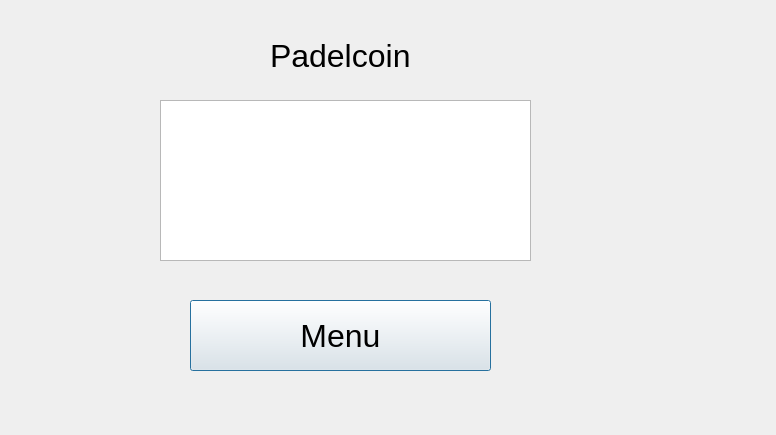
<?xml version="1.0" encoding="UTF-8"?>
<ui version="4.0">
 <class>Padelcoin</class>
 <widget class="QDialog" name="Padelcoin">
  <property name="geometry">
   <rect>
    <x>0</x>
    <y>0</y>
    <width>776</width>
    <height>435</height>
   </rect>
  </property>
  <property name="windowTitle">
   <string>Dialog</string>
  </property>
  <widget class="QLabel" name="label">
   <property name="geometry">
    <rect>
     <x>270</x>
     <y>30</y>
     <width>261</width>
     <height>51</height>
    </rect>
   </property>
   <property name="font">
    <font>
     <pointsize>24</pointsize>
    </font>
   </property>
   <property name="text">
    <string>Padelcoin</string>
   </property>
  </widget>
  <widget class="QPushButton" name="btnMenu">
   <property name="geometry">
    <rect>
     <x>190</x>
     <y>300</y>
     <width>301</width>
     <height>71</height>
    </rect>
   </property>
   <property name="font">
    <font>
     <pointsize>24</pointsize>
    </font>
   </property>
   <property name="styleSheet">
    <string notr="true">QPushButton {

  background-color:  #C0C0C0;
    border-style: outset;
    border-width: 2px;
    border-radius: 10px;
    border-color: beige;
    min-width: 10em;
    padding: 6px;
	color: black;
}♣

QPushButton:pressed {

  background-color:  #808080;
    border-style: outset;
    border-width: 2px;
    border-radius: 10px;
    border-color: beige;
    min-width: 10em;
    padding: 6px;
	color: black;
}♣</string>
   </property>
   <property name="text">
    <string>Menu</string>
   </property>
  </widget>
  <widget class="QTextEdit" name="txtPadel">
   <property name="geometry">
    <rect>
     <x>160</x>
     <y>100</y>
     <width>371</width>
     <height>161</height>
    </rect>
   </property>
   <property name="font">
    <font>
     <pointsize>14</pointsize>
    </font>
   </property>
  </widget>
 </widget>
 <resources/>
 <connections/>
</ui>
